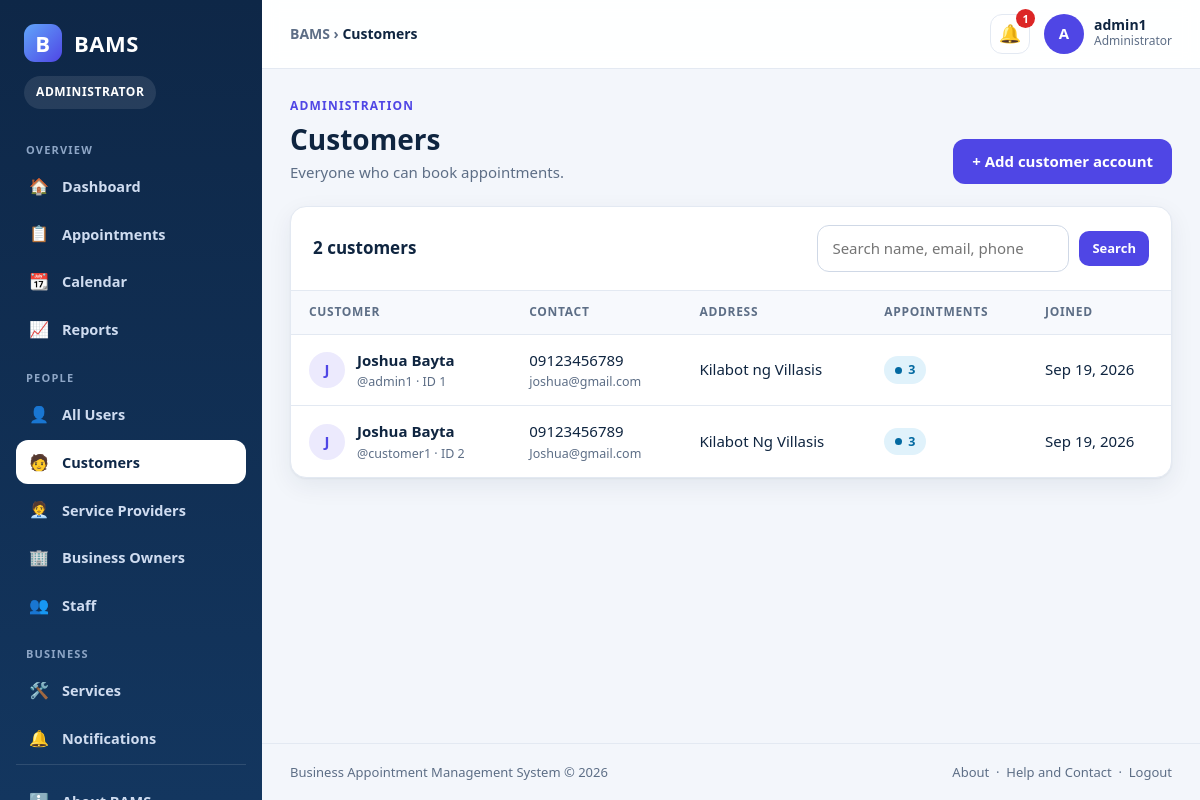
Screenshot of /manage_customers.php (signed in) with the database file from the repository.
### tables this page shows
CREATE TABLE `customers` (
  `customer_id` int(11) NOT NULL,
  `user_id` int(11) NOT NULL,
  `first_name` varchar(50) NOT NULL,
  `last_name` varchar(50) NOT NULL,
  `contact_number` varchar(20) DEFAULT NULL,
  `email` varchar(100) DEFAULT NULL,
  `address` varchar(255) DEFAULT NULL,
  `created_at` timestamp NOT NULL DEFAULT current_timestamp()
);

CREATE TABLE `users` (
  `user_id` int(11) NOT NULL,
  `username` varchar(50) NOT NULL,
  `password` varchar(255) NOT NULL,
  `role` varchar(30) NOT NULL,
  `created_at` timestamp NOT NULL DEFAULT current_timestamp()
);

### bootstrap.php (called while the page is built, shortened)
<?php
function e($value): string
{
    return htmlspecialchars((string)($value ?? ""), ENT_QUOTES, "UTF-8");
}
function initial(string $name): string
{
    $name = trim($name);
    $first = function_exists("mb_substr") ? mb_substr($name, 0, 1) : substr($name, 0, 1);
    return strtoupper($first);
}

### manage_customers.php (the view, shortened to what this page needs)
<?php
require_once __DIR__ . "/includes/layout.php";
$q = trim($_GET["q"] ?? "");
$sql = "SELECT c.*, u.username, (SELECT COUNT(*) FROM appointments a WHERE a.customer_id = c.customer_id) AS appts
        FROM customers c LEFT JOIN users u ON c.user_id = u.user_id";
$sql .= " ORDER BY c.customer_id ASC";
$st = $conn->prepare($sql);
$st->execute();
$rows = $st->get_result()->fetch_all(MYSQLI_ASSOC);
?>
<div class="page-head">
    <div><div class="eyebrow">Administration</div><h1>Customers</h1><p>Everyone who can book appointments.</p></div>
    <div class="actions"><a class="btn" href="manage_users.php">+ Add customer account</a></div>
</div>
<div class="card">
    <div class="card-head">
        <div class="card-title"><?php echo count($rows); ?> customer<?php echo count($rows) === 1 ? "" : "s"; ?></div>
        <form class="search-bar" method="GET"><input name="q" placeholder="Search name, email, phone" value="<?php echo e($q); ?>"><button class="btn btn-sm">Search</button></form>
    </div>
    <?php if (!$rows): ?>
        <div class="empty"><div class="big">🧑</div><strong>No customers found</strong>Customer records appear here after they register.</div>
    <?php else: ?>
    <div class="table-wrap"><table>
        <thead><tr><th>Customer</th><th>Contact</th><th>Address</th><th>Appointments</th><th>Joined</th></tr></thead>
        <tbody>
        <?php foreach ($rows as $r): $name = trim($r["first_name"] . " " . $r["last_name"]); ?>
            <tr>
                <td><div class="cell-user"><div class="mini-avatar"><?php echo e(initial($name)); ?></div>
                    <div><div class="cell-title"><?php echo e($name); ?></div><div class="cell-sub">@<?php echo e($r["username"]); ?> &middot; ID <?php echo (int)$r["customer_id"]; ?></div></div></div></td>
                <td><div><?php echo e($r["contact_number"] ?: "-"); ?></div><div class="cell-sub"><?php echo e($r["email"] ?: "-"); ?></div></td>
                <td><?php echo e($r["address"] ?: "-"); ?></td>
                <td><span class="badge b-info"><?php echo (int)$r["appts"]; ?></span></td>
                <td><?php echo e($r["created_at"] ? date("M j, Y", strtotime($r["created_at"])) : "-"); ?></td>
            </tr>
        <?php endforeach; ?>
        </tbody>
    </table></div>
    <?php endif; ?>
</div>

### bams.css (style rules this page uses)
:root { --bg:#f3f6fb; --surface:#ffffff; --ink:#0f2540; --muted:#5d6e86; --line:#e3e9f2; --primary:#2563eb; --primary-d:#1d4ed8; --primary-l:#e8effe; --navy:#0e2747; --navy-2:#13365f; --good:#15803d; --good-l:#e3f6ea; --wait:#b45309; --wait-l:#fdf1dc; --bad:#b91c1c; --bad-l:#fde7e7; --info:#0369a1; --info-l:#e0f2fb; --accent:#2563eb; --accent-l:#e8effe; --radius:16px; --shadow:0 1px 2px rgba(15,37,64,.05),0 8px 24px rgba(15,37,64,.07); --font:"Segoe UI",system-ui,-apple-system,"Helvetica Neue",Arial,sans-serif; }
body.role-admin { --accent:#4f46e5;--accent-l:#eceafd }
* { box-sizing:border-box }
html { scroll-behavior:smooth }
body { margin:0;font-family:var(--font);background:var(--bg);color:var(--ink);font-size:15px;line-height:1.55 }
a { color:var(--primary);text-decoration:none }
h1,h2,h3,h4 { margin:0 0 .4em;line-height:1.25 }
.page-head { display:flex;justify-content:space-between;align-items:flex-end;gap:16px;flex-wrap:wrap;margin-bottom:22px }
.page-head h1 { font-size:28px;margin:0 }
.page-head p { margin:4px 0 0;color:var(--muted) }
.eyebrow { font-size:12px;letter-spacing:1.2px;text-transform:uppercase;font-weight:800;color:var(--accent);margin-bottom:6px }
.actions { display:flex;gap:10px;flex-wrap:wrap }
.card { background:var(--surface);border:1px solid var(--line);border-radius:var(--radius);box-shadow:var(--shadow);margin-bottom:22px;overflow:hidden }
.card-head { display:flex;justify-content:space-between;align-items:center;gap:14px;flex-wrap:wrap;padding:18px 22px;border-bottom:1px solid var(--line) }
.card-title { font-size:17px;font-weight:800 }
.table-wrap { overflow-x:auto }
table { width:100%;border-collapse:collapse }
th { background:#f7f9fd;color:var(--muted);text-align:left;font-size:12px;letter-spacing:.7px;text-transform:uppercase;padding:12px 18px;white-space:nowrap;border-bottom:1px solid var(--line) }
td { padding:14px 18px;border-bottom:1px solid var(--line);vertical-align:middle }
tr:last-child td { border-bottom:0 }
.cell-user { display:flex;align-items:center;gap:12px }
.mini-avatar { width:36px;height:36px;border-radius:50%;background:var(--accent-l);color:var(--accent);display:grid;place-items:center;font-weight:800;flex:0 0 36px }
.cell-title { font-weight:700 }
.cell-sub { font-size:12.5px;color:var(--muted) }
.badge { display:inline-flex;align-items:center;gap:6px;padding:4px 11px;border-radius:999px;font-size:12.5px;font-weight:700;white-space:nowrap }
.badge::before { content:"";width:7px;height:7px;border-radius:50%;background:currentColor }
.b-info { background:var(--info-l);color:var(--info) }
.btn { display:inline-flex;align-items:center;justify-content:center;gap:8px;padding:10px 18px;border-radius:12px;border:1px solid transparent;background:var(--accent);color:#fff;font:inherit;font-weight:700;cursor:pointer;text-decoration:none;transition:.15s }
.btn-sm { padding:6px 12px;font-size:13px;border-radius:10px }
input,select,textarea { font:inherit;color:var(--ink);background:#fff;border:1px solid #cfd8e6;border-radius:12px;padding:11px 14px;width:100%;transition:.15s }
.search-bar { display:flex;gap:10px;flex-wrap:wrap;align-items:center }
.search-bar input,.search-bar select { width:auto;min-width:180px }

### rows the page displays
customers: initial($name) "J", user.username "admin1", customer_id "1", contact_number "09123456789", email "joshua@gmail.com", address "Kilabot ng Villasis", appts "3", created_at "Sep 19, 2026"
customers: initial($name) "J", user.username "customer1", customer_id "2", contact_number "09123456789", email "Joshua@gmail.com", address "Kilabot Ng Villasis", appts "3", created_at "Sep 19, 2026"

### other values shown
$role "ADMINISTRATOR"
$group[0] "OVERVIEW"
$item[2] "🏠"
$item[1] "Dashboard"
$item[2] "📋"
$item[1] "Appointments"
$item[2] "📆"
$item[1] "Calendar"
$item[2] "📈"
$item[1] "Reports"
$group[0] "PEOPLE"
$item[2] "👤"
$item[1] "All Users"
$item[2] "🧑"
$item[1] "Customers"
